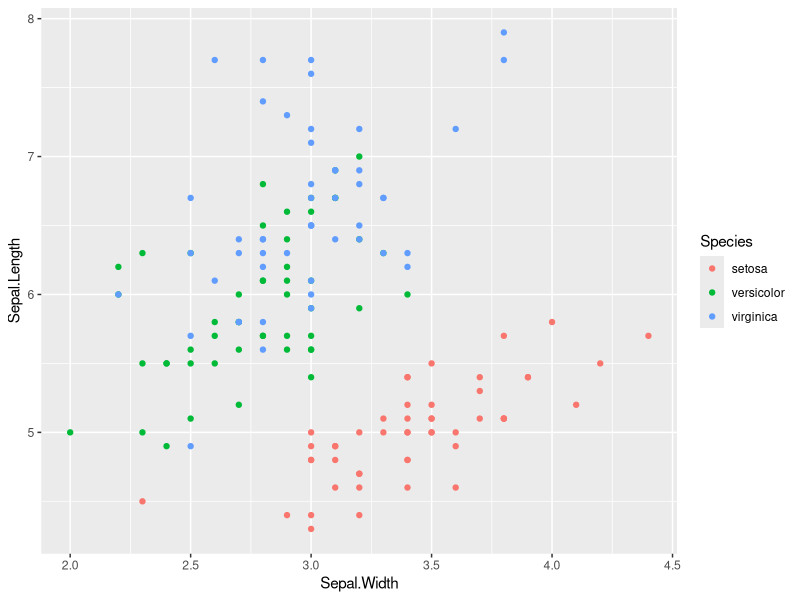
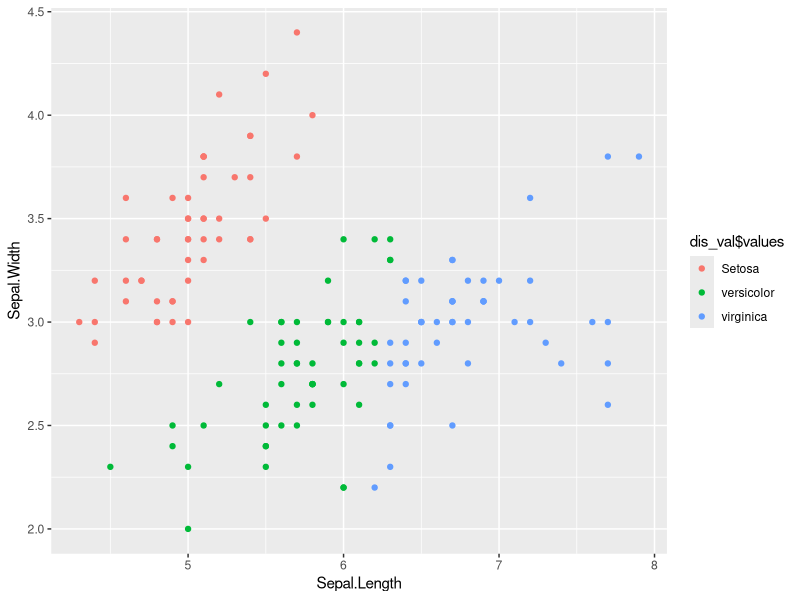
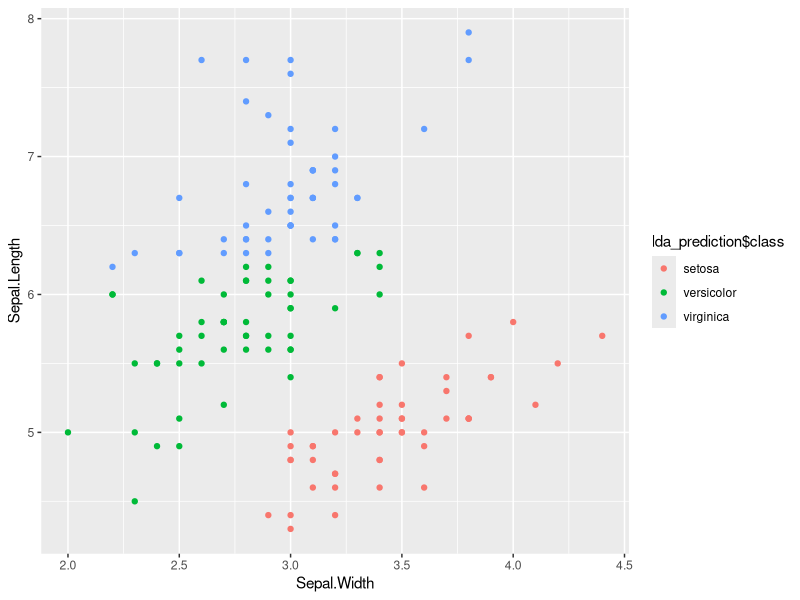
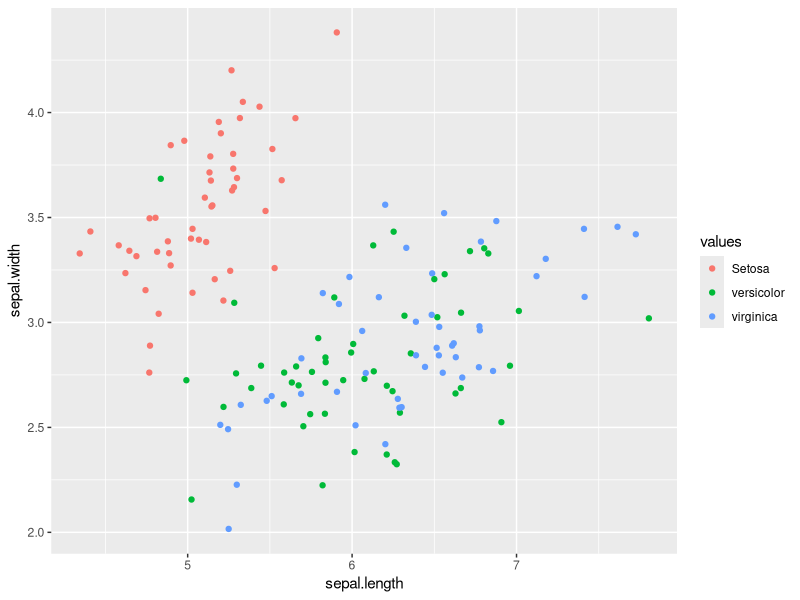

Write R code to recreate these figures, in order.
## ---- chunk 1
knitr::opts_chunk$set(echo = TRUE)
library(ggplot2)
library(dplyr)
library(MASS)
## ---- chunk 2


data <- iris
## ---- chunk 3
ggplot(data ,aes(x=Sepal.Width,y=Sepal.Length , color  = Species))+
  geom_point()
## ---- chunk 4
setosa <- filter(data ,Species == "setosa")
versicolor <- filter(data ,Species == "versicolor")
virginica <- filter(data ,Species == "virginica")

setosa_mean <-  c(mean(setosa$Sepal.Length) , mean(setosa$Sepal.Width))
versicolor_mean <-  c(mean(versicolor$Sepal.Length) , mean(versicolor$Sepal.Width))
virginica_mean <-  c(mean(virginica$Sepal.Length) , mean(virginica$Sepal.Width))

## ---- chunk 5


setosa_covariance <- cov(setosa[1:2])
versicolor_covariance <- cov(versicolor[1:2])
virginica_covariance <- cov(virginica[1:2])
setosa_covariance
virginica_covariance
versicolor_covariance
covariance_matrix <- c(setosa_covariance,virginica_covariance,versicolor_covariance)
covariance_matrix <- as.matrix(covariance_matrix)
## ---- chunk 6

setosa_prior <- nrow(setosa)/nrow(data)
setosa_prior
versicolor_prior <- nrow(versicolor)/nrow(data)
versicolor_prior
virginica_prior <- nrow(virginica)/nrow(data)
virginica_prior
## ---- chunk 7
pooled_matrix <- (virginica_covariance*nrow(virginica)+(setosa_covariance*nrow(setosa))+versicolor_covariance*nrow(versicolor))/150
pooled_matrix
## ---- chunk 8

disc_function <- function(class_data,class_mean,class_prior,class_covariance)
{
  (as.matrix(class_data[1:2]) %*% solve(class_covariance) %*% class_mean) -     
  rep((0.5*(class_mean[1:2]%*%solve(class_covariance)%*%class_mean)),nrow(class_data))+rep(log(class_prior),nrow(class_data))
  
}

setosa_disc <- disc_function(data,setosa_mean,setosa_prior,pooled_matrix)
versicolor_disc <-  disc_function(data,versicolor_mean,versicolor_prior,pooled_matrix)
virginica_disc <- disc_function(data,virginica_mean,virginica_prior,pooled_matrix)


## ---- chunk 9
decision_boundry <- function(pi_k,pi_l,mu_1,mu_2,x){
  rep(log(pi_k/pi_l))-rep((0.5*t((mu_1+mu_2))%*%mu_1-mu_2)) + (as.matrix(x[1:2])%*%(mu_1-mu_2))
}

decision_boundry(setosa_prior,versicolor_prior,setosa_mean,versicolor_mean,data)
decision_boundry(setosa_prior,virginica_prior,setosa_mean,virginica_mean,data)
decision_boundry(versicolor_prior,virginica_prior,versicolor_mean,virginica_mean,data)

## ---- chunk 10
dis_val <- cbind(setosa_disc,versicolor_disc,virginica_disc)
dis_val <- as.data.frame(dis_val)

names(dis_val) <- c("Setosa" , "versicolor" , "virginica")

values <- colnames(dis_val)[max.col(dis_val,ties.method = "random")]
dis_val$values <- values


ggplot(data,aes(x=Sepal.Length , y = Sepal.Width,color = dis_val$values))+
  geom_point()

## ---- chunk 11


model_lda <- lda(Species ~ Sepal.Length+Sepal.Width , data = data)

lda_prediction <- predict(model_lda , data[1:2])

lda_cfm <- table(lda_prediction$class,data$Species)


ggplot(data ,aes(x=Sepal.Width,y=Sepal.Length , color  = lda_prediction$class))+
  geom_point()


lda_miscl_error <- 1-sum(diag(lda_cfm))/sum(lda_cfm)


## ---- chunk 12
lda_cfm
## ---- chunk 13
lda_miscl_error
## ---- chunk 14
library(mvtnorm)
  

n_s <- rmvnorm(50, mean = setosa_mean, sigma = setosa_covariance )

n_ve <- rmvnorm(50, mean = versicolor_mean, sigma = versicolor_covariance )

n_vi <- rmvnorm(50, mean = virginica_mean, sigma = virginica_covariance )

  n_all<-rbind(n_s,n_ve,n_vi)
  
  n_all<-as.data.frame(n_all)
  
  n_all$values <- values
  
  
  sample_data <-  n_all[sample(nrow(n_all), 150), ]
  
  
  names(n_all)<-c("sepal.length","sepal.width","species")
  

  ggplot(data = n_all, aes(x = sepal.length,y = sepal.width,color = values))+
           geom_point()

## ---- chunk 15

library(nnet)

tr_data <- data
tr_data$Species <- relevel(tr_data$Species, ref = 'setosa')

mlm_model <- multinom(Species ~ Sepal.Length + Sepal.Width , data  = tr_data)


pred <- predict(mlm_model , tr_data)

confusion_matrix <- table(predict(mlm_model),tr_data$Species)



misclassification_error <- 1-sum(diag(confusion_matrix))/sum(confusion_matrix)

## ---- chunk 16
confusion_matrix
## ---- chunk 17
misclassification_error

